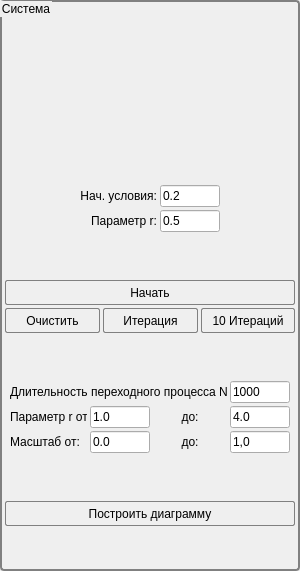
     <widget class="QGroupBox" name="groupBox_6">
      <property name="minimumSize">
       <size>
        <width>300</width>
        <height>0</height>
       </size>
      </property>
      <property name="maximumSize">
       <size>
        <width>300</width>
        <height>16777215</height>
       </size>
      </property>
      <property name="styleSheet">
       <string notr="true">QLabel{
	
	color: rgb(0, 0,0);
	background-color: rgba(85, 255, 255, 0);
}
 QGroupBox {
 background-color: qlineargradient(x1: 0, y1: 0, x2: 0, y2: 1,
                                   stop: 0 #EEEEEE, stop: 1 #FFFFFF);
 border: 1.5px solid gray;
 border-radius: 4px;
 margin-top: 1ex; 
}</string>
      </property>
      <property name="title">
       <string>Система</string>
      </property>
      <layout class="QGridLayout" name="gridLayout_7">
       <property name="leftMargin">
        <number>3</number>
       </property>
       <property name="topMargin">
        <number>25</number>
       </property>
       <property name="rightMargin">
        <number>3</number>
       </property>
       <property name="bottomMargin">
        <number>3</number>
       </property>
       <property name="spacing">
        <number>3</number>
       </property>
       <item row="8" column="2">
        <widget class="QPushButton" name="B_Itar10">
         <property name="minimumSize">
          <size>
           <width>0</width>
           <height>25</height>
          </size>
         </property>
         <property name="styleSheet">
          <string notr="true"> QPushButton {
color: #000000;
 background-color: qlineargradient(x1: 0, y1: 0, x2: 0, y2: 1,
                                   stop: 0 #FFFFFF, stop: 1 #BBBBBB);
 border: 0.5px solid gray;
 border-radius: 2px;
}
QPushButton:hover  {
    background-color: qlineargradient(x1: 0, y1: 0, x2: 0, y2: 1,
                                   stop: 0 #CCCCCC, stop: 1 #999999);
}
QPushButton:pressed {
	 background-color: qlineargradient(x1: 0, y1: 0, x2: 0, y2: 1,
                                   stop: 0 #999999, stop: 1 #999999);
}
</string>
         </property>
         <property name="text">
          <string>10 Итераций</string>
         </property>
        </widget>
       </item>
       <item row="9" column="1">
        <spacer name="verticalSpacer_4">
         <property name="orientation">
          <enum>Qt::Vertical</enum>
         </property>
         <property name="sizeHint" stdset="0">
          <size>
           <width>20</width>
           <height>40</height>
          </size>
         </property>
        </spacer>
       </item>
       <item row="1" column="0" colspan="3">
        <widget class="QLabel" name="Formula">
         <property name="minimumSize">
          <size>
           <width>280</width>
           <height>70</height>
          </size>
         </property>
         <property name="maximumSize">
          <size>
           <width>280</width>
           <height>70</height>
          </size>
         </property>
         <property name="text">
          <string/>
         </property>
         <property name="pixmap">
          <pixmap resource="IMG.qrc">:/Image/Image/F1.png</pixmap>
         </property>
         <property name="scaledContents">
          <bool>true</bool>
         </property>
         <property name="alignment">
          <set>Qt::AlignCenter</set>
         </property>
         <property name="wordWrap">
          <bool>true</bool>
         </property>
        </widget>
       </item>
       <item row="2" column="0" colspan="3">
        <spacer name="verticalSpacer_6">
         <property name="orientation">
          <enum>Qt::Vertical</enum>
         </property>
         <property name="sizeHint" stdset="0">
          <size>
           <width>20</width>
           <height>40</height>
          </size>
         </property>
        </spacer>
       </item>
       <item row="10" column="0" colspan="3">
        <widget class="QGroupBox" name="groupBox_4">
         <property name="styleSheet">
          <string notr="true">QLabel{
	
	color: rgb(0, 0,0);
	background-color: rgba(85, 255, 255, 0);
}
QGroupBox:Title{
fint-size = 5px;
 background-color: rgba(60, 60, 150 , 255);
 margin-top: 0ex; 
 margin-bottom: 0ex; 
}
 QGroupBox {
 background-color: qlineargradient(x1: 0, y1: 0, x2: 0, y2: 1,
                                   stop: 0 #FFFFFF, stop: 1 #EEEEEE);
 border: 0px solid gray;
 border-radius: 4px;
 margin-top: 1ex; 
}</string>
         </property>
         <property name="title">
          <string/>
         </property>
         <layout class="QGridLayout" name="gridLayout_10">
          <property name="leftMargin">
           <number>3</number>
          </property>
          <property name="topMargin">
           <number>3</number>
          </property>
          <property name="rightMargin">
           <number>3</number>
          </property>
          <property name="bottomMargin">
           <number>3</number>
          </property>
          <property name="spacing">
           <number>3</number>
          </property>
          <item row="2" column="0">
           <widget class="QLabel" name="label">
            <property name="text">
             <string>Параметр r от:</string>
            </property>
            <property name="alignment">
             <set>Qt::AlignLeading|Qt::AlignLeft|Qt::AlignVCenter</set>
            </property>
           </widget>
          </item>
          <item row="3" column="0">
           <widget class="QLabel" name="label_6">
            <property name="text">
             <string>Масштаб от:</string>
            </property>
            <property name="alignment">
             <set>Qt::AlignLeading|Qt::AlignLeft|Qt::AlignVCenter</set>
            </property>
           </widget>
          </item>
          <item row="2" column="2">
           <widget class="QLabel" name="label_4">
            <property name="text">
             <string>до:</string>
            </property>
            <property name="alignment">
             <set>Qt::AlignCenter</set>
            </property>
           </widget>
          </item>
          <item row="2" column="3">
           <widget class="QLineEdit" name="lineEdit_2">
            <property name="minimumSize">
             <size>
              <width>60</width>
              <height>0</height>
             </size>
            </property>
            <property name="maximumSize">
             <size>
              <width>60</width>
              <height>16777215</height>
             </size>
            </property>
            <property name="text">
             <string>4.0</string>
            </property>
           </widget>
          </item>
          <item row="2" column="1">
           <widget class="QLineEdit" name="lineEdit">
            <property name="minimumSize">
             <size>
              <width>60</width>
              <height>0</height>
             </size>
            </property>
            <property name="maximumSize">
             <size>
              <width>60</width>
              <height>16777215</height>
             </size>
            </property>
            <property name="text">
             <string>1.0</string>
            </property>
           </widget>
          </item>
          <item row="3" column="1">
           <widget class="QLineEdit" name="lineEdit_4">
            <property name="minimumSize">
             <size>
              <width>60</width>
              <height>0</height>
             </size>
            </property>
            <property name="maximumSize">
             <size>
              <width>60</width>
              <height>16777215</height>
             </size>
            </property>
            <property name="text">
             <string>0.0</string>
            </property>
           </widget>
          </item>
          <item row="3" column="2">
           <widget class="QLabel" name="label_7">
            <property name="text">
             <string>до:</string>
            </property>
            <property name="alignment">
             <set>Qt::AlignCenter</set>
            </property>
           </widget>
          </item>
          <item row="3" column="3">
           <widget class="QLineEdit" name="lineEdit_5">
            <property name="minimumSize">
             <size>
              <width>60</width>
              <height>0</height>
             </size>
            </property>
            <property name="maximumSize">
             <size>
              <width>60</width>
              <height>16777215</height>
             </size>
            </property>
            <property name="text">
             <string>1,0</string>
            </property>
           </widget>
          </item>
          <item row="1" column="3">
           <widget class="QLineEdit" name="lineEdit_3">
            <property name="minimumSize">
             <size>
              <width>60</width>
              <height>0</height>
             </size>
            </property>
            <property name="maximumSize">
             <size>
              <width>60</width>
              <height>16777215</height>
             </size>
            </property>
            <property name="text">
             <string>1000</string>
            </property>
           </widget>
          </item>
          <item row="1" column="0" colspan="3">
           <widget class="QLabel" name="label_5">
            <property name="text">
             <string>Длительность переходного процесса N:</string>
            </property>
            <property name="alignment">
             <set>Qt::AlignLeading|Qt::AlignLeft|Qt::AlignVCenter</set>
            </property>
           </widget>
          </item>
         </layout>
        </widget>
       </item>
       <item row="8" column="0">
        <widget class="QPushButton" name="B_Clear">
         <property name="minimumSize">
          <size>
           <width>0</width>
           <height>25</height>
          </size>
         </property>
         <property name="styleSheet">
          <string notr="true"> QPushButton {
color: #000000;
 background-color: qlineargradient(x1: 0, y1: 0, x2: 0, y2: 1,
                                   stop: 0 #FFFFFF, stop: 1 #BBBBBB);
 border: 0.5px solid gray;
 border-radius: 2px;
}
QPushButton:hover  {
    background-color: qlineargradient(x1: 0, y1: 0, x2: 0, y2: 1,
                                   stop: 0 #CCCCCC, stop: 1 #999999);
}
QPushButton:pressed {
	 background-color: qlineargradient(x1: 0, y1: 0, x2: 0, y2: 1,
                                   stop: 0 #999999, stop: 1 #999999);
}
</string>
         </property>
         <property name="text">
          <string>Очистить</string>
         </property>
        </widget>
       </item>
       <item row="11" column="0" colspan="3">
        <spacer name="verticalSpacer_8">
         <property name="orientation">
          <enum>Qt::Vertical</enum>
         </property>
         <property name="sizeHint" stdset="0">
          <size>
           <width>20</width>
           <height>40</height>
          </size>
         </property>
        </spacer>
       </item>
       <item row="3" column="0" colspan="3">
        <widget class="QGroupBox" name="groupBox_5">
         <property name="styleSheet">
          <string notr="true">QLabel{
	
	color: rgb(0, 0,0);
	background-color: rgba(85, 255, 255, 0);
}
QGroupBox:Title{
fint-size = 5px;
 background-color: rgba(60, 60, 150 , 255);
 margin-top: 0ex; 
 margin-bottom: 0ex; 
}
 QGroupBox {
 background-color: qlineargradient(x1: 0, y1: 0, x2: 0, y2: 1,
                                   stop: 0 #FFFFFF, stop: 1 #EEEEEE);
 border: 0px solid gray;
 border-radius: 4px;
 margin-top: 1ex; 
}</string>
         </property>
         <property name="title">
          <string/>
         </property>
         <layout class="QGridLayout" name="gridLayout_6">
          <property name="leftMargin">
           <number>3</number>
          </property>
          <property name="topMargin">
           <number>3</number>
          </property>
          <property name="rightMargin">
           <number>3</number>
          </property>
          <property name="bottomMargin">
           <number>3</number>
          </property>
          <property name="spacing">
           <number>3</number>
          </property>
          <item row="0" column="2">
           <widget class="QLineEdit" name="Ed_1">
            <property name="minimumSize">
             <size>
              <width>60</width>
              <height>0</height>
             </size>
            </property>
            <property name="maximumSize">
             <size>
              <width>60</width>
              <height>16777215</height>
             </size>
            </property>
            <property name="text">
             <string>0.2</string>
            </property>
           </widget>
          </item>
          <item row="0" column="0" rowspan="2">
           <spacer name="horizontalSpacer_5">
            <property name="orientation">
             <enum>Qt::Horizontal</enum>
            </property>
            <property name="sizeHint" stdset="0">
             <size>
              <width>40</width>
              <height>20</height>
             </size>
            </property>
           </spacer>
          </item>
          <item row="0" column="3" rowspan="2">
           <spacer name="horizontalSpacer_4">
            <property name="orientation">
             <enum>Qt::Horizontal</enum>
            </property>
            <property name="sizeHint" stdset="0">
             <size>
              <width>40</width>
              <height>20</height>
             </size>
            </property>
           </spacer>
          </item>
          <item row="1" column="1">
           <widget class="QLabel" name="label_3">
            <property name="text">
             <string>Параметр r:</string>
            </property>
            <property name="alignment">
             <set>Qt::AlignRight|Qt::AlignTrailing|Qt::AlignVCenter</set>
            </property>
           </widget>
          </item>
          <item row="1" column="2">
           <widget class="QLineEdit" name="Ed_2">
            <property name="minimumSize">
             <size>
              <width>60</width>
              <height>0</height>
             </size>
            </property>
            <property name="maximumSize">
             <size>
              <width>60</width>
              <height>16777215</height>
             </size>
            </property>
            <property name="text">
             <string>0.5</string>
            </property>
           </widget>
          </item>
          <item row="0" column="1">
           <widget class="QLabel" name="label_2">
            <property name="text">
             <string>Нач. условия:</string>
            </property>
            <property name="alignment">
             <set>Qt::AlignRight|Qt::AlignTrailing|Qt::AlignVCenter</set>
            </property>
           </widget>
          </item>
         </layout>
        </widget>
       </item>
       <item row="7" column="0" colspan="3">
        <widget class="QPushButton" name="B_Begin">
         <property name="minimumSize">
          <size>
           <width>0</width>
           <height>25</height>
          </size>
         </property>
         <property name="styleSheet">
          <string notr="true"> QPushButton {
color: #000000;
 background-color: qlineargradient(x1: 0, y1: 0, x2: 0, y2: 1,
                                   stop: 0 #FFFFFF, stop: 1 #BBBBBB);
 border: 0.5px solid gray;
 border-radius: 2px;
}
QPushButton:hover  {
    background-color: qlineargradient(x1: 0, y1: 0, x2: 0, y2: 1,
                                   stop: 0 #CCCCCC, stop: 1 #999999);
}
QPushButton:pressed {
	 background-color: qlineargradient(x1: 0, y1: 0, x2: 0, y2: 1,
                                   stop: 0 #999999, stop: 1 #999999);
}
</string>
         </property>
         <property name="text">
          <string>Начать</string>
         </property>
        </widget>
       </item>
       <item row="4" column="1">
        <spacer name="verticalSpacer_7">
         <property name="orientation">
          <enum>Qt::Vertical</enum>
         </property>
         <property name="sizeHint" stdset="0">
          <size>
           <width>20</width>
           <height>40</height>
          </size>
         </property>
        </spacer>
       </item>
       <item row="8" column="1">
        <widget class="QPushButton" name="B_Itar">
         <property name="minimumSize">
          <size>
           <width>0</width>
           <height>25</height>
          </size>
         </property>
         <property name="styleSheet">
          <string notr="true"> QPushButton {
color: #000000;
 background-color: qlineargradient(x1: 0, y1: 0, x2: 0, y2: 1,
                                   stop: 0 #FFFFFF, stop: 1 #BBBBBB);
 border: 0.5px solid gray;
 border-radius: 2px;
}
QPushButton:hover  {
    background-color: qlineargradient(x1: 0, y1: 0, x2: 0, y2: 1,
                                   stop: 0 #CCCCCC, stop: 1 #999999);
}
QPushButton:pressed {
	 background-color: qlineargradient(x1: 0, y1: 0, x2: 0, y2: 1,
                                   stop: 0 #999999, stop: 1 #999999);
}
</string>
         </property>
         <property name="text">
          <string>Итерация</string>
         </property>
        </widget>
       </item>
       <item row="0" column="0" colspan="3">
        <spacer name="verticalSpacer_5">
         <property name="orientation">
          <enum>Qt::Vertical</enum>
         </property>
         <property name="sizeHint" stdset="0">
          <size>
           <width>20</width>
           <height>40</height>
          </size>
         </property>
        </spacer>
       </item>
       <item row="12" column="0" colspan="3">
        <widget class="QPushButton" name="B_GRID_WOOD">
         <property name="minimumSize">
          <size>
           <width>0</width>
           <height>25</height>
          </size>
         </property>
         <property name="styleSheet">
          <string notr="true"> QPushButton {
color: #000000;
 background-color: qlineargradient(x1: 0, y1: 0, x2: 0, y2: 1,
                                   stop: 0 #FFFFFF, stop: 1 #BBBBBB);
 border: 0.5px solid gray;
 border-radius: 2px;
}
QPushButton:hover  {
    background-color: qlineargradient(x1: 0, y1: 0, x2: 0, y2: 1,
                                   stop: 0 #CCCCCC, stop: 1 #999999);
}
QPushButton:pressed {
	 background-color: qlineargradient(x1: 0, y1: 0, x2: 0, y2: 1,
                                   stop: 0 #999999, stop: 1 #999999);
}
</string>
         </property>
         <property name="text">
          <string>Построить диаграмму</string>
         </property>
        </widget>
       </item>
       <item row="13" column="0" colspan="3">
        <spacer name="verticalSpacer_9">
         <property name="orientation">
          <enum>Qt::Vertical</enum>
         </property>
         <property name="sizeHint" stdset="0">
          <size>
           <width>20</width>
           <height>40</height>
          </size>
         </property>
        </spacer>
       </item>
      </layout>
     </widget>
